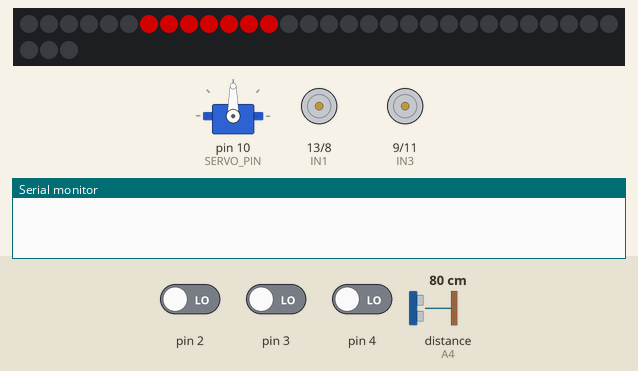
The sketch below on a simulated Arduino Uno, built with avr-gcc and run on an emulated ATmega328P. Parts: servo, 33 RGB LEDs in strip order, left to right, continuing on the next row, motor-driver pin pairs drawn as motors (green arrow = first pin HIGH = forward, orange = second pin HIGH = backward, longer = more drive, scaled by the enable pin), the last lines printed to the serial monitor. Wiring (inferred from the names in the program): ultrasonic range finder: trigger A5; echo A4. The inputs (shaded band) are chosen by the test bench; at power-on: distance to the obstacle (sensor on A4) 80 cm, pin 2 LOW, pin 4 LOW, pin 3 LOW. The echo pulse lasts 58.3 µs per cm; dim RGB values are drawn brighter than linear.

Above: at 1.6 s.
1.7 s: distance to the obstacle (sensor on A4) set to 23 cm
3.2 s: distance to the obstacle (sensor on A4) set to 20 cm
At 4.07 s:
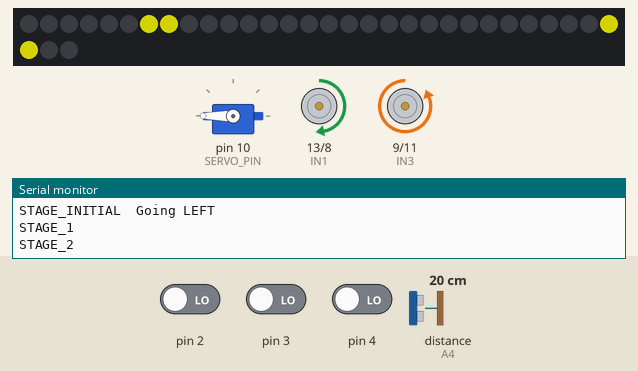
5.3 s: pin 2 driven HIGH
At 6.5 s:
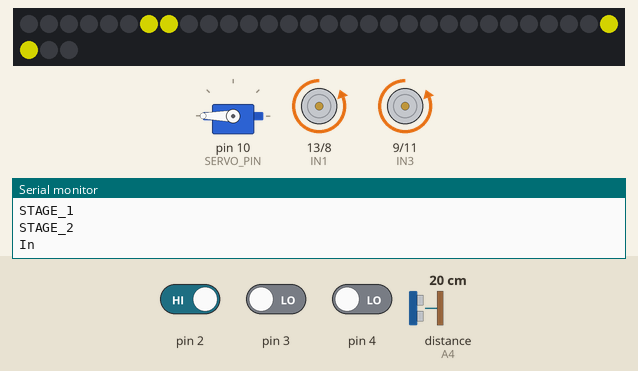
6.8 s: pin 4 driven HIGH
At 7.14 s:
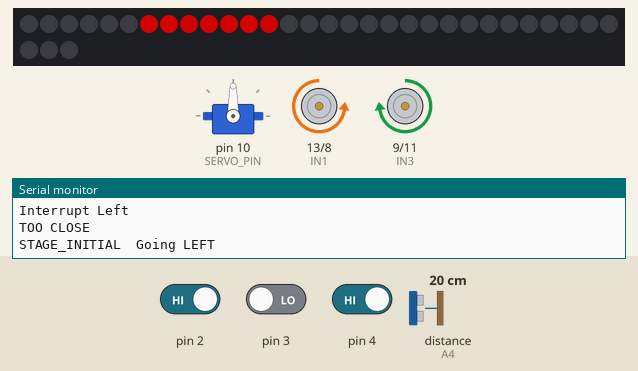
8.7 s: pin 3 driven HIGH
11.7 s: pin 2 driven LOW
At 12.42 s:
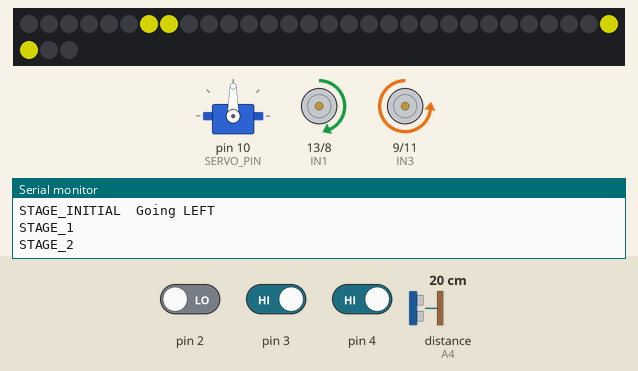
Timing chart, 0 to 15.3 s (numbered marks = the images above; inputs shaded):
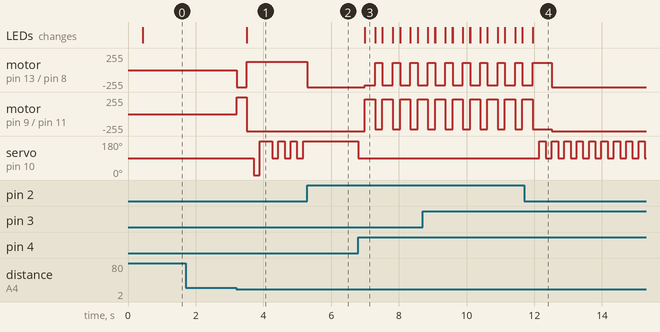

Measured:
- the behaviour switches between 21 and 20 cm on distance to the obstacle (sensor on A4) (found by bisection; images 0 and 1)
- after the input at 1.7 s, every drawn part: stays the same
- after the input at 3.2 s, motor on pin 13 (IN1) / pin 8 (IN2): stopped → backward 255/255 at once, → forward 127/255 0.30 s later; motor on pin 9 (IN3) / pin 11 (IN4): stopped → forward 255/255 at once, → backward 255/255 0.30 s later
- after the input at 5.3 s, motor on pin 13 (IN1) / pin 8 (IN2): forward 127/255 → backward 255/255 at once; servo on pin 10 (SERVO_PIN): stops changing and stays 180°
- after the input at 6.8 s, motor on pin 13 (IN1) / pin 8 (IN2): alternates backward 225/255 for 0.30 s and forward 112/255 for 0.22 s, starting after 0.20 s; motor on pin 9 (IN3) / pin 11 (IN4): alternates forward 225/255 for 0.30 s and backward 225/255 for 0.22 s, starting after 0.20 s
- after the input at 11.7 s, servo on pin 10 (SERVO_PIN): alternates 180° for 0.18 s and 90° for 0.18 s, starting after 0.45 s

The sketch:

ObstacleAvoidance.ino
```cpp
//www.elegoo.com

#include <FastLED.h>
#include "Car.h"
#include "Sonar.h"
//#include "LineTracking.h"

#define LOOP_LIMIT 40

// Uncomment if white tape on black floor
#define WHITE_ON_BLACK

#ifndef WHITE_ON_BLACK

  #define LT_R !digitalRead(3)
  #define LT_M !digitalRead(4)
  #define LT_L !digitalRead(2)

  #define LT_INTERRUPT LOW

#else

  #define LT_R digitalRead(3)
  #define LT_M digitalRead(4)
  #define LT_L digitalRead(2)

  #define LT_INTERRUPT HIGH
#endif

#define STAGE_NONE 0
#define STAGE_INITIAL 1
#define STAGE_1 2
#define STAGE_2 3
#define STAGE_3 4

#define OBJECT_DISTANCE 20

#define RIGHT_EXTREME_ANGLE 180 //10
#define LEFT_EXTREME_ANGLE 0 //180
#define RIGHT_ANGLE 150 //10
#define LEFT_ANGLE 30 //180

struct DistanceAngle {
  int angle = 0;
  int distance = 0;

  DistanceAngle(int angle, int distance) {
    this->angle = angle;
    this->distance = distance;
  }
};

Direction lastDirection;
int avoidanceStage = STAGE_NONE;
int lastDistance = 0;
Direction avoidanceDirection = NOT_FOUND;
int scanAngle;
int tooFarCycles = 0;
bool shouldAttachInterrupts = false;

void callbackRightTrace();
void callbackLeftTrace();

void attachInterrupts() {
  switch (avoidanceDirection) {
    case LEFT:
      attachInterrupt(digitalPinToInterrupt(2), callbackLeftTrace, LT_INTERRUPT);
      break;
    case RIGHT:
      attachInterrupt(digitalPinToInterrupt(3), callbackRightTrace, LT_INTERRUPT);
      break;
  }
}

Servo servo;
SonarServo sonar(&servo);

void setup() {
  Serial.begin(9600);
  sonar.setup();
  setupCar();
  setSpeed(255);
}

void loop() {
  switch (avoidanceStage) {
    case STAGE_NONE:
      setSpeed(255);
      traceLine();
      if (sonar.pingDistance(MIDDLE_ANGLE) < OBJECT_DISTANCE) {
        avoidanceStage = STAGE_INITIAL;
        brake();
      }
      break;
    case STAGE_INITIAL:
      shouldAttachInterrupts = false;
      brake();
      Serial.print("STAGE_INITIAL");
      avoidanceDirection = getAvoidanceDirection();
      Serial.print("\tGoing ");
      Serial.println((avoidanceDirection == LEFT ? "LEFT" : "RIGHT"));
      avoidanceStage = STAGE_1;
      backward();
      delay(300);
      turnToward(avoidanceDirection, 2);
      delay(200);
      lastDistance = sonar.pingDistance(MIDDLE_ANGLE);
      break;
    case STAGE_2:
      Serial.println("STAGE_2");
      attachInterrupts();
      shouldAttachInterrupts = true;
      avoidanceStage = STAGE_1;
    case STAGE_1:
      Serial.println("STAGE_1");
        avoidanceStage += 1;
    case STAGE_3:
      Serial.println("STAGE_2");
      switch (avoidanceDirection) {
        case LEFT:
          if (LT_L) {
            callbackLeftTrace();
            return;
          }
          break;
        case RIGHT:
          if (LT_R) {
            callbackRightTrace();
            return;
          }
          break;
      }
      maintainDistanceV2(OBJECT_DISTANCE);
  }
}

Direction getOppositeDirection(Direction dir) {
  switch (dir) {
    case LEFT:
      return RIGHT;
    case RIGHT:
      return LEFT;
    case FORWARD:
      return BACKWARD;
    case BACKWARD:
      return FORWARD;
    default:
      return dir;
  }
}

Direction getAvoidanceDirection() {
  return LEFT;
//  DistanceAngle minDistanceAngle(0, 10000);
//  DistanceAngle maxDistanceAngle(0, -1);
//  for (int i = 20; i < (RIGHT_SCAN_ANGLE - LEFT_SCAN_ANGLE) / 2; i += 20) {
//    for (int j = 0; j < 2; j++) {
//      int angle = MIDDLE_ANGLE + pow(-1, j) * i;
//      int distance = sonar.pingDistance(angle);
//      if (distance < minDistanceAngle.distance) {
//        minDistanceAngle = DistanceAngle(angle, distance);
//      }
//      if (distance > maxDistanceAngle.distance) {
//        maxDistanceAngle = DistanceAngle(angle, distance);
//      }
//    }
//    if (i > 20 && abs(maxDistanceAngle.distance - minDistanceAngle.distance) > 5)  {
//      break;
//    }
//  }
//
//  if (maxDistanceAngle.angle < MIDDLE_ANGLE) {
//    Serial.println("Going around left");
//    return LEFT;
//  } else {
//    Serial.println("Going around right");
//    return RIGHT;
//  }
}

int directionToAngle(Direction dir) {
  switch (dir) {
    case LEFT:
      return LEFT_ANGLE;
    case RIGHT:
      return RIGHT_ANGLE;
    default:
      return MIDDLE_ANGLE;
  }
}

int directionToExtremeAngle(Direction dir) {
  switch (dir) {
    case LEFT:
      return LEFT_EXTREME_ANGLE;
    case RIGHT:
      return RIGHT_EXTREME_ANGLE;
    default:
      return MIDDLE_ANGLE;
  }
}

int directionToAcuteAngle(Direction dir) {
  switch (dir) {
    case LEFT:
      return (MIDDLE_ANGLE - LEFT_ANGLE) / 2 + LEFT_ANGLE;
    case RIGHT:
      return RIGHT_ANGLE - (RIGHT_ANGLE - MIDDLE_ANGLE) / 2;
    default:
      return MIDDLE_ANGLE;
  }
}

void rotateToward(Direction dir, int multiplier) {
  switch (dir) {
    case LEFT:
      rotateLeft(multiplier);
      break;
    case RIGHT:
      rotateRight(multiplier);
      break;
  }
}

void turnToward(Direction dir, int multiplier) {
  switch (dir) {
    case LEFT:
      turnLeft(multiplier);
      break;
    case RIGHT:
      turnRight(multiplier);
      break;
  }
}

void maintainDistanceV2(int distanceToMaintain) {
  int distance;
  int delta;
  int delayFor = 1;

  int angle = directionToAngle(avoidanceDirection);
  Direction oppositeDirection = getOppositeDirection(avoidanceDirection);
  int oppositeAngle = directionToAngle(oppositeDirection);
  int oppositeExtremeAngle = directionToExtremeAngle(oppositeDirection);
  int minimumSafeDistance = distanceToMaintain * .75;
  int maximumPreferredDistance = distanceToMaintain * 1.25;

  distance = min(sonar.pingDistance(scanAngle), sonar.pingDistance(oppositeExtremeAngle == scanAngle ? MIDDLE_ANGLE : oppositeExtremeAngle));

  bool isWayTooFar = distance > maximumPreferredDistance;
  bool isTooFar = distance > distanceToMaintain;
  bool isTooClose = distance < distanceToMaintain;
  bool isWayTooClose = distance < minimumSafeDistance;
  bool isReasonableDistance = !isWayTooFar && !isWayTooClose && abs(distance - distanceToMaintain) < 3;

  delta = lastDistance - distance;
  if (isWayTooClose) {
    Serial.println("WAY TOO CLOSE");
    detachInterrupt(digitalPinToInterrupt(3));
    detachInterrupt(digitalPinToInterrupt(2));
    brake();
    scanAngle = directionToAngle(oppositeDirection);
    tooFarCycles = 0;
    setSpeed(255);
    long now = millis();
    backward();
    while (millis() - now < 500) {
      if (sonar.pingDistance(scanAngle) > distanceToMaintain) {
        break;
      }
    }
    turnToward(avoidanceDirection, 4);
    if (attachInterrupts) {
      attachInterrupts();
    }
    delay(150);

  } else if (isWayTooFar) {
    Serial.println("WAY TOO FAR");
    tooFarCycles += 1;
    setSpeed(255);
    turnToward(oppositeDirection, 4);
    scanAngle = directionToAcuteAngle(oppositeDirection);
  } else if (isReasonableDistance) {
    tooFarCycles = 0;
    if (isTooClose) {
      Serial.println("TOO CLOSE");
      scanAngle = directionToExtremeAngle(oppositeDirection);
      if (getCurrentRotation() != avoidanceDirection) {
        rotateToward(avoidanceDirection, 3);
      }
    } else if (isTooFar) {
      Serial.println("TOO FAR");
      scanAngle = directionToAngle(oppositeDirection);
      if (getCurrentRotation() != oppositeDirection) {
        turnToward(oppositeDirection, 3);
      }
    }
  }
  lastDistance = distance;
}

void traceLine() {
  if (LT_M && LT_R) {
    setSpeed(225);
    turnRight(2);
    lastDirection = RIGHT;
  } else if (LT_M && LT_L) {
    setSpeed(225);
    turnLeft(2);
    lastDirection = LEFT;
  } else if (LT_M) {
    setSpeed(150);
    forward();
    lastDirection = FORWARD;
  }
  else if (LT_R) {
    setSpeed(225);
    turnRight(4);
    lastDirection = RIGHT;
  } else if (LT_L) {
    setSpeed(225);
    turnLeft(4);
    lastDirection = LEFT;
  }
}

void callbackLeftTrace() {
  Serial.println("Interrupt Left");
  avoidanceStage = STAGE_NONE;
  brake();
  detachInterrupt(digitalPinToInterrupt(3));
  detachInterrupt(digitalPinToInterrupt(2));
  shouldAttachInterrupts = false;
  rotateToward(avoidanceDirection, 1);
  while(!LT_M);
}

void callbackRightTrace() {
  Serial.println("Interrupt RIGHT");
  avoidanceStage = STAGE_NONE;
  brake();
  detachInterrupt(digitalPinToInterrupt(3));
  detachInterrupt(digitalPinToInterrupt(2));
  shouldAttachInterrupts = false;
  rotateToward(avoidanceDirection, 1);
  while(!LT_M);
}
```

Car.h
```cpp
#ifndef __CAR_H__
#define __CAR_H__

#include <Arduino.h>
#include <FastLED.h>

// Motor Pins
#define ENA 5
#define ENB 6
#define IN1 13
#define IN2 8
#define IN3 9
#define IN4 11

// LED Definitions
#define LED_PIN     7
#define COLOR_ORDER GRB
#define CHIPSET     WS2812B
#define NUM_LEDS    33

#define BRAKE_LED_START_INDEX 6
#define BRAKE_LED_END_INDEX 13

#define LEFT_BRAKE_LED_START_INDEX BRAKE_LED_START_INDEX
#define LEFT_BRAKE_LED_END_INDEX 8

#define RIGHT_BRAKE_LED_START_INDEX 10
#define RIGHT_BRAKE_LED_END_INDEX BRAKE_LED_END_INDEX

#define LEFT_HEAD_LED_START_INDEX 29
#define LEFT_HEAD_LED_END_INDEX 31

#define RIGHT_HEAD_LED_START_INDEX 25
#define RIGHT_HEAD_LED_END_INDEX 27

#define BEAR_MILLISECONDS 50

enum Direction {
  LEFT,
  RIGHT,
  FORWARD,
  BACKWARD,
  NOT_FOUND
};

void brake();
void setBrakeLights(CRGB lightColor);
void setTurnSignal(CRGB leftColor, CRGB rightColor);

CRGB leds[NUM_LEDS];

int carSpeed = 255;
Direction currentDirection = NOT_FOUND;

Direction getCurrentRotation() {
  return currentDirection;
}

void setSpeed(int speed) {
  carSpeed = speed;
}

void setupCar() {
  pinMode(IN1, OUTPUT);
  pinMode(IN2, OUTPUT);
  pinMode(IN3, OUTPUT);
  pinMode(IN4, OUTPUT);
  pinMode(ENA, OUTPUT);
  pinMode(ENB, OUTPUT);
  brake();

  FastLED.addLeds<CHIPSET, LED_PIN, COLOR_ORDER>(leds, NUM_LEDS).setCorrection( TypicalLEDStrip );
  FastLED.setBrightness( 125 );
  FastLED.show();
}

void forward(){
  analogWrite(ENA, carSpeed);
  analogWrite(ENB, carSpeed);
  digitalWrite(IN1, HIGH);
  digitalWrite(IN2, LOW);
  digitalWrite(IN3, LOW);
  digitalWrite(IN4, HIGH);
  currentDirection = FORWARD;
  setBrakeLights(CRGB(0,255,0));
}

void backward() {
  analogWrite(ENA, carSpeed);
  analogWrite(ENB, carSpeed);
  digitalWrite(IN1, LOW);
  digitalWrite(IN2, HIGH);
  digitalWrite(IN3, HIGH);
  digitalWrite(IN4, LOW);
  currentDirection = BACKWARD;
}

void rotateLeft(int multiplier = 1) {
  analogWrite(ENA, 255/multiplier);
  analogWrite(ENB, 255);
  digitalWrite(IN1, LOW);
  digitalWrite(IN2, HIGH);
  digitalWrite(IN3, LOW);
  digitalWrite(IN4, HIGH);
  currentDirection = LEFT;
  setTurnSignal(CRGB(255,255,0), CRGB(0, 0, 0));
}

void turnLeft(int multiplier = 4) {
  analogWrite(ENA, carSpeed/multiplier);
  analogWrite(ENB, carSpeed);
  digitalWrite(IN1, HIGH);
  digitalWrite(IN2, LOW);
  digitalWrite(IN3, LOW);
  digitalWrite(IN4, HIGH);
  currentDirection = LEFT;
  setTurnSignal(CRGB(255,255,0), CRGB(0, 0, 0));
}

void rotateRight(int multiplier = 1) {
  analogWrite(ENA, 255);
  analogWrite(ENB, 255/multiplier);
  digitalWrite(IN1, HIGH);
  digitalWrite(IN2, LOW);
  digitalWrite(IN3, HIGH);
  digitalWrite(IN4, LOW);
  currentDirection = RIGHT;
  setTurnSignal(CRGB(0,0,0), CRGB(255, 255, 0));
}

void turnRight(int multiplier = 4) {
  analogWrite(ENA, carSpeed);
  analogWrite(ENB, carSpeed/multiplier);
  digitalWrite(IN1, HIGH);
  digitalWrite(IN2, LOW);
  digitalWrite(IN3, LOW);
  digitalWrite(IN4, HIGH);
  currentDirection = RIGHT;
  setTurnSignal(CRGB(0,0,0), CRGB(255, 255, 0));
}

void brake() {
  digitalWrite(ENA, LOW);
  digitalWrite(ENB, LOW);
  currentDirection = NOT_FOUND;
  setBrakeLights(CRGB(255,0,0));
}

void setBrakeLights(CRGB color) {
  FastLED.clear();
  for(int i = BRAKE_LED_START_INDEX; i < BRAKE_LED_END_INDEX; i++) {
    leds[i] = color;
  }
  FastLED.show();
}

void setTurnSignal(CRGB left, CRGB right) {
  FastLED.clear();
  for(int i = LEFT_BRAKE_LED_START_INDEX; i < LEFT_BRAKE_LED_END_INDEX; i++) {
    leds[i] = left;
  }

  for(int i = LEFT_HEAD_LED_START_INDEX; i < LEFT_HEAD_LED_END_INDEX; i++) {
    leds[i] = left;
  }

  for(int i = RIGHT_BRAKE_LED_START_INDEX; i < RIGHT_BRAKE_LED_END_INDEX; i++) {
    leds[i] = right;
  }

  for(int i = RIGHT_HEAD_LED_START_INDEX; i < RIGHT_HEAD_LED_END_INDEX; i++) {
    leds[i] = right;
  }
  FastLED.show();
}

#endif
```

Sonar.cpp
```cpp
#include "Sonar.h"

SonarServo::SonarServo(Servo* servo) {
  this->servo = servo;
}

int SonarServo::pingDistance(int angle) {
  setAngle(angle);
  return pingDistance();
}

int SonarServo::pingDistance() {
  digitalWrite(TRIG, LOW);
  int now = micros();
  while (micros() - now < 2);
  digitalWrite(TRIG, HIGH);
  now = micros();
  while (micros() - now < 20);
  digitalWrite(TRIG, LOW);
  return (int)(pulseIn(ECHO, HIGH) / 58);

//  return sonar->ping_cm();
}

void SonarServo::setup() {
  pinMode(ECHO, INPUT);
  pinMode(TRIG, OUTPUT);

  this->servo->attach(SERVO_PIN);
  setAngle(MIDDLE_ANGLE);
  delay(50);

//  sonar = &NewPing(TRIG, ECHO, 3000);
}

void SonarServo::setAngle(int angle) {
  if (angle != lastAngle) {
    this->servo->write(angle);
    delay(2*abs(angle - lastAngle));
    lastAngle = angle;
  }
}
```

Sonar.h
```cpp
#ifndef __SONAR_H__
#define __SONAR_H__

#include <NewPing.h>
#include <Servo.h>
#include <Arduino.h>
#include <TimerOne.h>
#include <Thread.h>
#include <ThreadController.h>

#define ECHO A4
#define TRIG A5
#define SERVO_PIN 10

// Sonar Definition
#define RIGHT_SCAN_ANGLE 180 //10
#define MIDDLE_ANGLE 90
#define LEFT_SCAN_ANGLE 0 //180

class SonarServo {
  public:
  SonarServo(Servo* servo);
  int pingDistance();
  int pingDistance(int angle);
  void setup();
  void setAngle(int angle);

  private:
  Servo* servo;
  NewPing* sonar;
  int lastAngle = -100;
};

#endif
```
